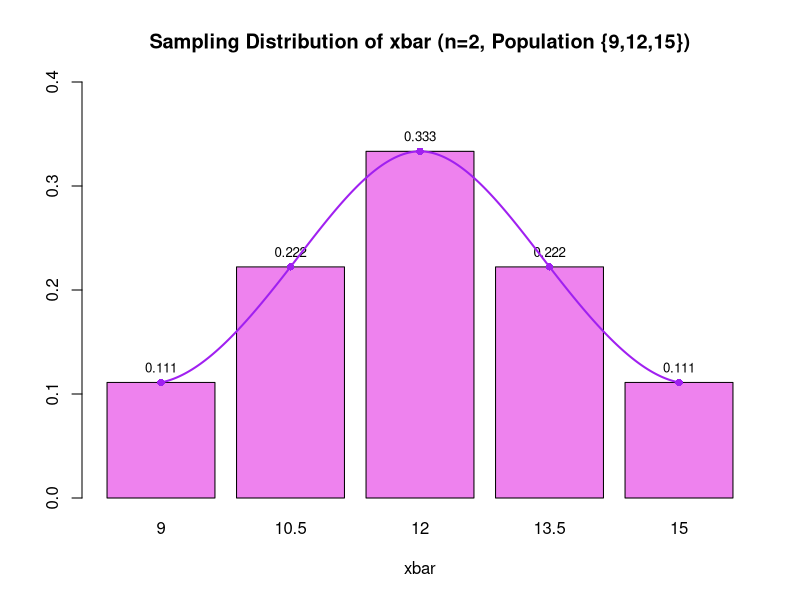

Source code (R):
## ---- chunk 1
knitr::opts_chunk$set(echo = TRUE, message = FALSE, warning = FALSE)
library(dplyr)
library(ggplot2)
## ---- chunk 2
pop <- c(9, 12, 15)

samples <- expand.grid(pop, pop)
names(samples) <- c("x1", "x2")

samples$xbar <- rowMeans(samples)

dist_table <- as.data.frame(table(xbar = samples$xbar))
dist_table$xbar <- as.numeric(as.character(dist_table$xbar))
dist_table$prob <- dist_table$Freq / nrow(samples)

mu_pop <- mean(pop)
var_pop <- sum((pop - mu_pop)^2) / length(pop)

mu_xbar <- sum(dist_table$xbar * dist_table$prob)
E_xbar2 <- sum((dist_table$xbar^2) * dist_table$prob)
var_xbar <- E_xbar2 - mu_xbar^2

theoretical_var_xbar <- var_pop / 2

print(samples)
print(dist_table)
## ---- chunk 3
mp <- barplot(height = dist_table$prob,
              names.arg = dist_table$xbar,
              main = "Sampling Distribution of xbar (n=2, Population {9,12,15})",
              xlab = "xbar",
              ylab = "",
              col = "violet",
              ylim = c(0, 0.4))

text(x = mp,
     y = dist_table$prob,
     labels = round(dist_table$prob, 3),
     pos = 3, cex = 0.8)

smooth_line <- spline(x = mp, y = dist_table$prob, n = 200)

lines(smooth_line, col = "purple", lwd = 2)
points(mp, dist_table$prob, pch = 16, col = "purple")


## ---- chunk 4
pop <- c(3, 7, 11, 15)

mu_pop <- mean(pop)
var_pop <- sum((pop - mu_pop)^2) / length(pop)
sd_pop <- sqrt(var_pop)

samples <- expand.grid(pop, pop)
samples$xbar <- rowMeans(samples)

dist_table <- as.data.frame(table(xbar = samples$xbar))
dist_table$xbar <- as.numeric(as.character(dist_table$xbar))
dist_table$prob <- dist_table$Freq / nrow(samples)

mu_xbar <- sum(dist_table$xbar * dist_table$prob)

E_xbar2 <- sum((dist_table$xbar^2) * dist_table$prob)
var_xbar <- E_xbar2 - mu_xbar^2
sd_xbar <- sqrt(var_xbar)

theoretical_sd_xbar <- sqrt(var_pop / 2)
## ---- chunk 5
n <- 200
p <- 0.5
phat_mean <- p
phat_sd <- sqrt(p * (1 - p) / n)

z_a <- (0.40 - phat_mean) / phat_sd
p_a <- pnorm(z_a)

z1_b <- (0.43 - phat_mean) / phat_sd
z2_b <- (0.57 - phat_mean) / phat_sd
p_b <- pnorm(z2_b) - pnorm(z1_b)

z_c <- (0.54 - phat_mean) / phat_sd
p_c <- 1 - pnorm(z_c)
## ---- chunk 6
x <- c(6, 9, 12, 15, 18)
px <- c(0.1, 0.2, 0.4, 0.2, 0.1)

mu <- sum(x * px)
E_x2 <- sum(x^2 * px)
var_pop <- E_x2 - mu^2
## ---- chunk 7
samples <- expand.grid(x, x)
colnames(samples) <- c("x1", "x2")
samples$mean <- rowMeans(samples)
samples$prob <- px[match(samples$x1, x)] * px[match(samples$x2, x)]
print(samples)

